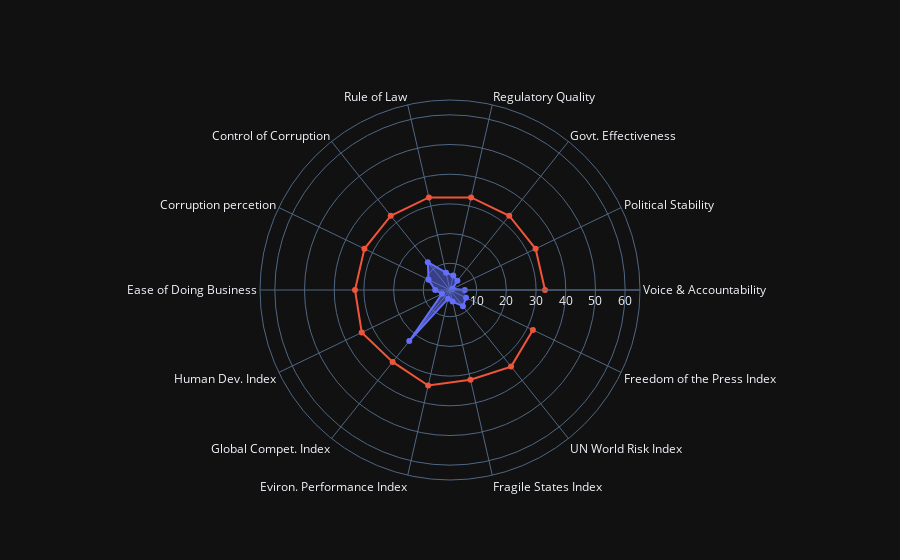

The cell this chart's notebook holds for it:
### Markdown cell above
Давайте добавим на график одну шкалу и середину (33 место).

### Code cell
import plotly
import plotly.graph_objs as go
from plotly.subplots import make_subplots


trace0 = go.Scatterpolar(
      r = df[df['Country'] == 'Slovakia'].loc[:,"Voice & Accountability":].values[0], # данные на шкалы 
      theta = df.columns[2:], # подписи шкал
      fill = 'toself', # заливка
      name = 'Slovakia'
    )
    
trace_median= go.Scatterpolar(
      r = df.loc[:,"Voice & Accountability":].median().values,
      theta = df.columns[2:],
      fill = 'none',
      name = 'Average'
    )

layout = go.Layout(
    template="plotly_dark",
    polar = dict(
    radialaxis = dict(
      visible = True,
      range = [1, 65]
    )
  ),
  showlegend = False
)

fig = go.Figure(data=[trace0, trace_median], layout=layout)
fig.show()

### Figure 1 — Plotly figure (JSON) as saved in the notebook; plotly's stock layout.template omitted (floating-point values rounded to 4 significant figures)
{"data": [{"fill": "toself", "name": "Slovakia", "r": [6, 2, 5, 6, 7, 13, 9, 6, 4, 23, 4, 5, 8, 7], "theta": ["Voice & Accountability", "Political Stability", "Govt. Effectiveness", "Regulatory Quality", "Rule of Law", "Control of Corruption", "Corruption percetion", "Ease of Doing Business", "Human Dev. Index", "Global Compet. Index", "Eviron. Performance Index", "Fragile States Index", "UN World Risk Index", "Freedom of the Press Index"], "type": "scatterpolar"}, {"fill": "none", "name": "Average", "r": [33, 33, 33, 33, 33, 33, 33, 33, 34, 32, 34, 32, 34, 32], "theta": ["Voice & Accountability", "Political Stability", "Govt. Effectiveness", "Regulatory Quality", "Rule of Law", "Control of Corruption", "Corruption percetion", "Ease of Doing Business", "Human Dev. Index", "Global Compet. Index", "Eviron. Performance Index", "Fragile States Index", "UN World Risk Index", "Freedom of the Press Index"], "type": "scatterpolar"}], "layout": {"polar": {"radialaxis": {"range": [1, 65], "visible": true}}, "showlegend": false}}
